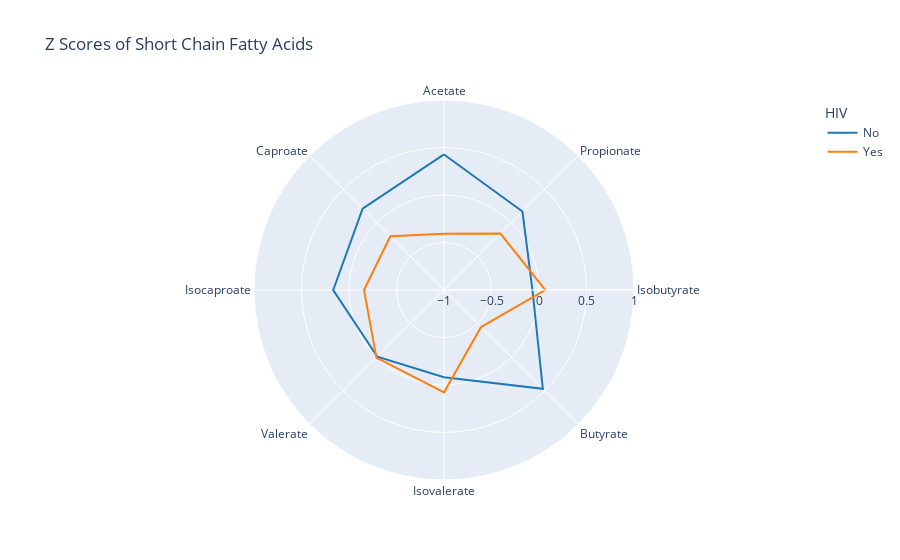

The cell this chart's notebook holds for it:
### Code cell
melted_lipids_z = pd.melt(grouped_lipids_z, id_vars="HIV")
fig = px.line_polar(melted_lipids_z,
                    r="value",
                    theta="variable",
                    color="HIV",
                    color_discrete_sequence=["#1f77b4", "#ff7f0e"],
                    line_close=True,
                    title="Z Scores of Short Chain Fatty Acids")
fig.update_layout(
  polar=dict(
    radialaxis=dict(
      visible=True,
      range=[-1, 1]
    )))
fig.show()

### Figure 1 — Plotly figure (JSON) as saved in the notebook; plotly's stock layout.template omitted (floating-point values rounded to 4 significant figures)
{"data": [{"hovertemplate": "HIV=No<br>value=%{r}<br>variable=%{theta}<extra></extra>", "legendgroup": "No", "line": {"color": "#1f77b4", "dash": "solid"}, "marker": {"symbol": "circle"}, "mode": "lines", "name": "No", "r": [0.4269, 0.168, -0.06885, 0.4713, -0.08128, -0.00725, 0.166, 0.2113, 0.4269], "showlegend": true, "subplot": "polar", "theta": ["Acetate", "Propionate", "Isobutyrate", "Butyrate", "Isovalerate", "Valerate", "Isocaproate", "Caproate", "Acetate"], "type": "scatterpolar"}, {"hovertemplate": "HIV=Yes<br>value=%{r}<br>variable=%{theta}<extra></extra>", "legendgroup": "Yes", "line": {"color": "#ff7f0e", "dash": "solid"}, "marker": {"symbol": "circle"}, "mode": "lines", "name": "Yes", "r": [-0.4066, -0.16, 0.06557, -0.4489, 0.07741, 0.006905, -0.1581, -0.2012, -0.4066], "showlegend": true, "subplot": "polar", "theta": ["Acetate", "Propionate", "Isobutyrate", "Butyrate", "Isovalerate", "Valerate", "Isocaproate", "Caproate", "Acetate"], "type": "scatterpolar"}], "layout": {"legend": {"title": {"text": "HIV"}, "tracegroupgap": 0}, "polar": {"angularaxis": {"direction": "clockwise", "rotation": 90}, "domain": {"x": [0, 1], "y": [0, 1]}, "radialaxis": {"range": [-1, 1], "visible": true}}, "title": {"text": "Z Scores of Short Chain Fatty Acids"}}}
